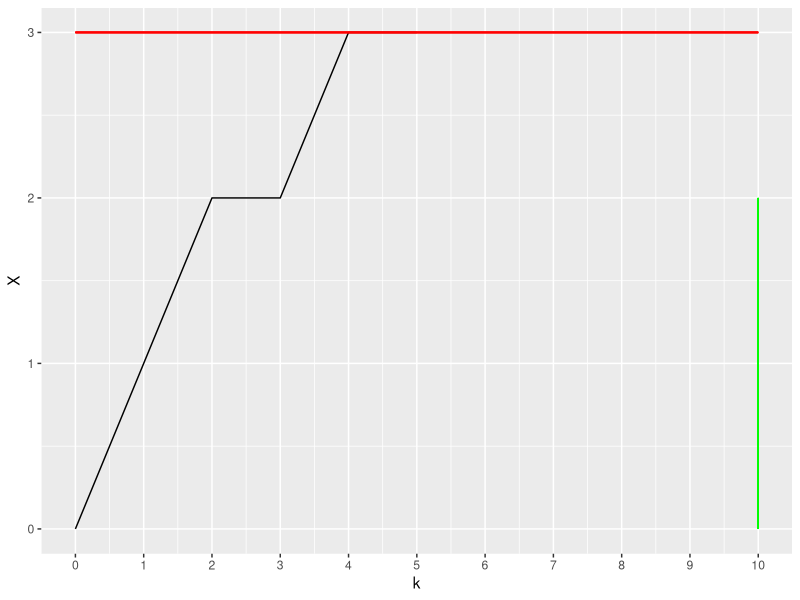
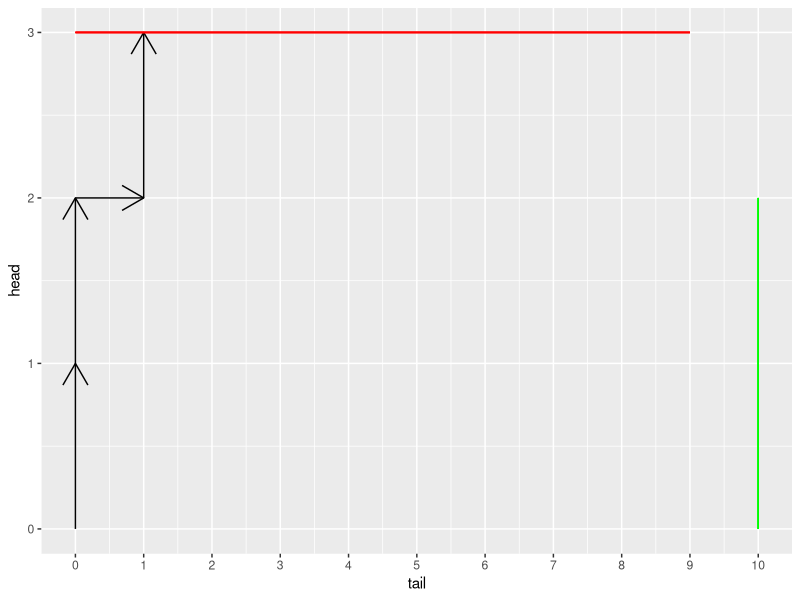
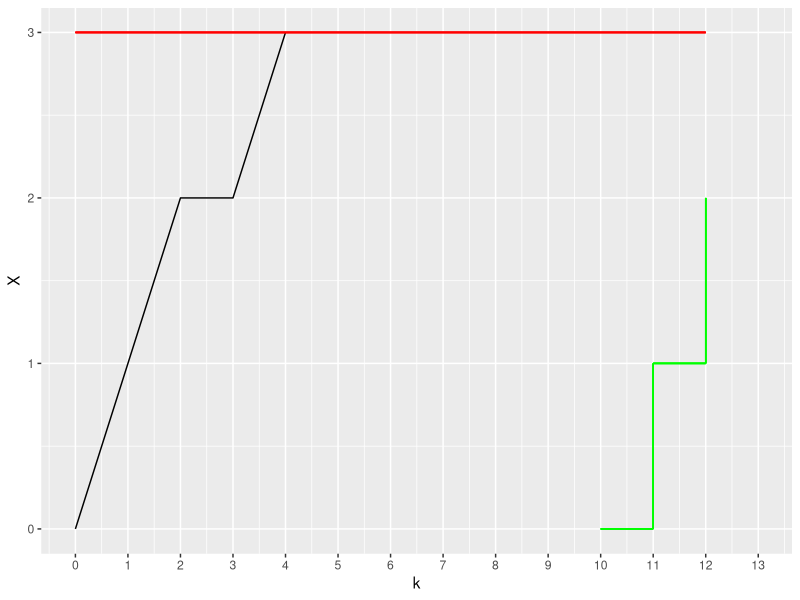

R code for these plots, in order: (Note: this script raises an error after producing the figures.)
library(ggplot2)

stairs <- function(p, xstart, xend) {
  x <- c(xstart, rep((xstart+1):xend, each=2))
  y <- rep(0:(xend-xstart), each=2)
  y <- y[-length(y)]
  for (i in 1:(length(x)-1)) {
    p <- p + geom_segment(x=x[i], y=y[i], xend=x[i+1], yend=y[i+1], 
      color="green")
  }
  p
}

s <- 3
t <- 10
flips <- rbinom(2*t, 1, 0.3)
x <- c(0, cumsum( flips))
X <- data.frame(list(X=x, k=0:(length(x)-1)))
X1 <- X[X$X <= s,]

p1 <- qplot(k, X, data=X1, geom="line") +
  scale_x_continuous(breaks=0:t, limits=c(0, t)) +
  scale_y_continuous(breaks=0:s, limits=c(0, s)) +
  geom_segment(x=0, y=s, xend=t, yend=s, color="red") + 
  geom_segment(x=t, y=0, xend=t, yend=(s-1), color="green")

ggsave("BernoulliProcess.pdf", p1, width=7, height=5)

X$head <- c(0, cumsum(flips))
X$tail<- c(0, cumsum(!(flips)))
X$headEnd <- c(X$head[-1], NA)
X$tailEnd <- c(X$tail[-1], NA)

X2 <- X[1:(min(which(X$headEnd >= s), which(X$tailEnd >= t))),]

p2 <- ggplot(data=X2) + #right, up, data=X) + #, geom="segment") +
  scale_x_continuous(breaks=0:t, limits=c(0, t)) +
  scale_y_continuous(breaks=0:s, limits=c(0, s)) +
  geom_segment(mapping=aes(x=tail, y=head, xend=tailEnd,
    yend=headEnd), arrow=arrow()) +
  geom_segment(x=0, y=s, xend=t-1, yend=s, color="red") +
  geom_segment(x=t, y=0, xend=t, yend=s-1, color="green")

ggsave("ZeltermanPlot.pdf", p2, width=7, height=5)

X3 <- X[1:(min(which(X$X >= s), which(X$tail >= t))),]
p3 <- qplot(k, X, data=X3, geom="line") +
  scale_x_continuous(breaks=0:(t+s), limits=c(0, t+s)) +
  scale_y_continuous(breaks=0:s, limits=c(0, s)) +
  geom_segment(x=0, y=s, xend=(t+s-1), yend=s, color="red") 

p3 <- stairs(p3, 10, 12)

ggsave("KanePlot.pdf", p3, width=7, height=5)

s=2
t=11
trial = c(0, 0, 1, 0, 0, 0, 0, 0)
fit = fit_flips(trial, s=s, t=t)
# Use the mode for the 
phat = (fit['shape1'] - 1) / (fit['shape1'] + fit['shape2'] - 2)
total_range = s+t-1
conditional_range = (length(trial):total_range)
conditional_s = s - sum(trial)
conditional_t = t - sum(1-trial)
# Use the mode unless we don't have enough data.
p_hat = if(fit[1] < 1 || fit[2] < 1) {
          fit[1] / (fit[1] + fit[2]) 
        } else {
          (fit[1] - 1) / (fit[1] + fit[2] - 2)
        }

step_offset = length(trial)
p4 = dsnb_stack_plot(p_hat, conditional_s, conditional_t, offset=step_offset)
ggsave("conditional_snb.pdf", width=7, height=5)
